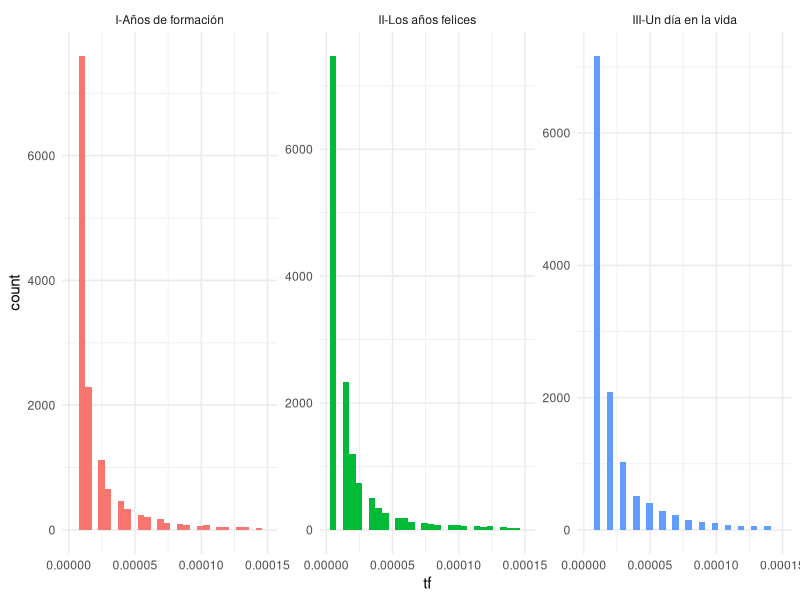
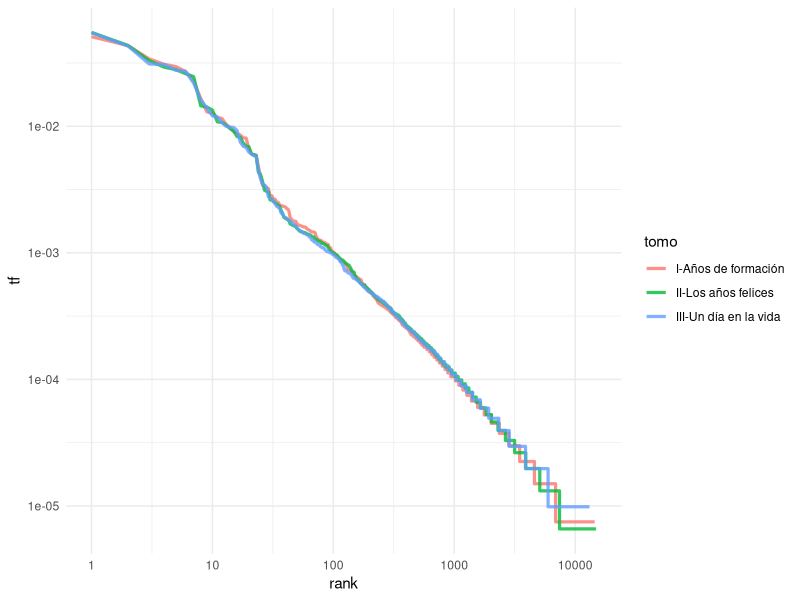
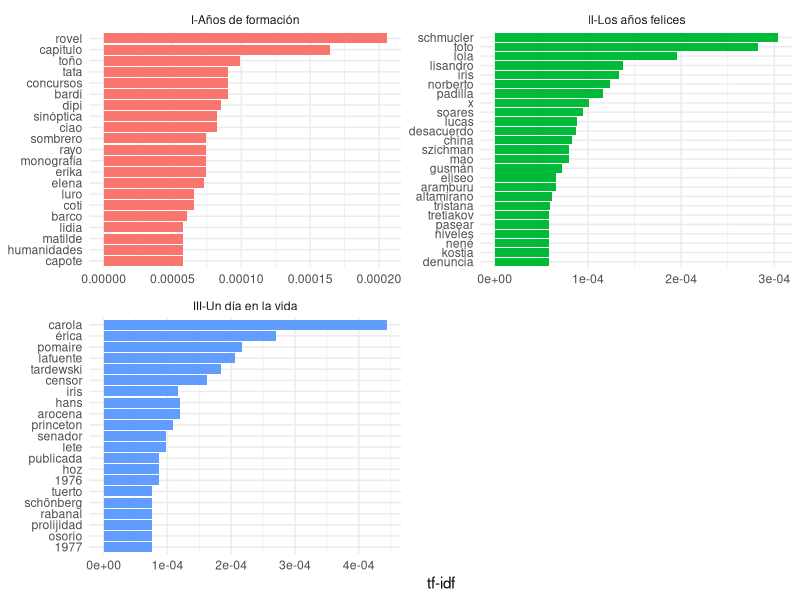

Write R code to recreate these figures, in order.
## ---- chunk 1
library(tidyverse)
library(tidytext)
## ---- chunk 2
renzi <- read_csv('../data/renzi.csv') %>%
        mutate(tomo = case_when(
                tomo == '1_diarios_renzi_años_de_formacion.txt' ~ 'I-Años de formación',
                tomo == '2_diarios_renzi_los_años_felices.txt' ~ 'II-Los años felices',
                tomo == '3_diarios_renzi_un_dia_en_la_vida.txt' ~ 'III-Un día en la vida',
        ))
## ---- chunk 3
book_words <- renzi %>%
        mutate(entry_number = row_number()) %>%
        unnest_tokens(output = word, 
                      input = entry) %>%
        group_by(tomo, word) %>%
        summarise(n = n()) %>%
        arrange(desc(n)) %>%
        ungroup()

total_words <- book_words %>% 
  group_by(tomo) %>% 
  summarize(total = sum(n))

book_words <- book_words %>%
                left_join(total_words) %>%
                ungroup()

head(book_words)
## ---- chunk 4
book_words %>%
        mutate(tf = n/total) %>%
        ggplot(aes(tf, fill = tomo)) +
                geom_histogram(show.legend = FALSE) +
                xlim(NA, 0.00015) +
                facet_wrap(~tomo,  scales = "free_y") +
                theme_minimal()

## ---- chunk 5
freq_by_rank <- book_words %>% 
  group_by(tomo) %>% 
  mutate(rank = row_number(), 
         `tf` = n/total) %>%
        ungroup()

freq_by_rank
## ---- chunk 6
freq_by_rank %>% 
  ggplot(aes(rank, `tf`, color = tomo)) +
        geom_line(size = 1.1, alpha = 0.8) +
        scale_x_log10() +
        scale_y_log10() +
        theme_minimal()
## ---- chunk 7
book_tf_idf <- book_words %>%
  bind_tf_idf(word, tomo, n)

head(book_tf_idf)
## ---- chunk 8
book_tf_idf %>%
  select(-total) %>%
  arrange(desc(tf_idf))
## ---- chunk 9
library(forcats)

book_tf_idf %>%
  group_by(tomo) %>%
        slice_max(tf_idf, n = 20) %>%
        ungroup() %>%
        ggplot(aes(tf_idf, fct_reorder(word, tf_idf), fill = tomo)) +
        geom_col(show.legend = FALSE) +
        facet_wrap(~tomo, ncol = 2, scales = "free") +
        labs(x = "tf-idf", y = NULL) +
        theme_minimal()
## ---- chunk 10
###
